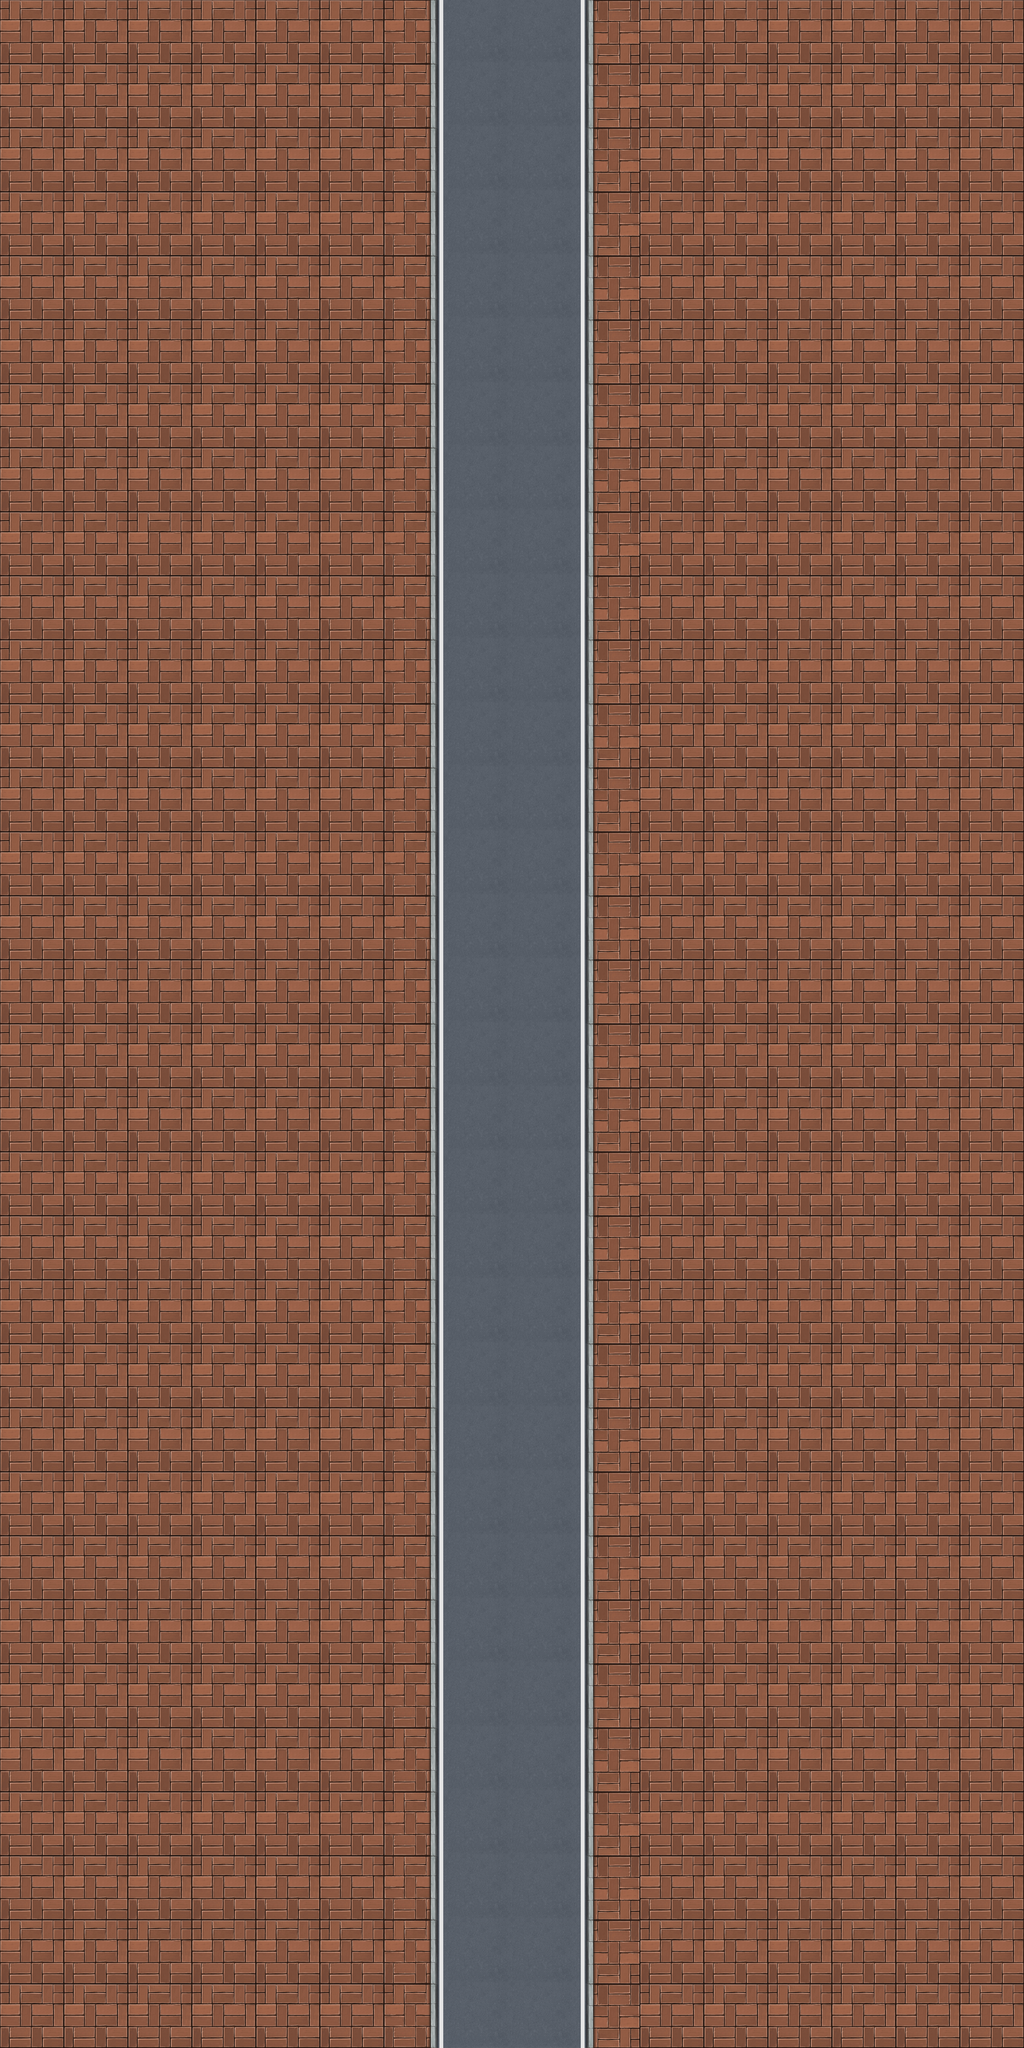

A level layout from a 2D game, rendered from its tile map. Below: a short description, then the map file with its tile-grid data intact:
An orthogonal 16x32 tile map with 256x256 px tiles, 1 tile layer (Слой тайлов 1).

<map version="1.0" orientation="orthogonal" renderorder="left-down" width="16" height="32" tilewidth="256" tileheight="256" nextobjectid="1">
 <tileset firstgid="1" name="city" tilewidth="256" tileheight="256" tilecount="55" columns="0">
  <tile id="55">
   <image width="256" height="256" source="VRGoogle1/city_tex/block_01.jpg" />
  </tile>
  <tile id="56">
   <image width="256" height="256" source="VRGoogle1/city_tex/block_02 — копия (2).jpg" />
  </tile>
  <tile id="57">
   <image width="256" height="256" source="VRGoogle1/city_tex/block_02 — копия (3).jpg" />
  </tile>
  <tile id="58">
   <image width="256" height="256" source="VRGoogle1/city_tex/block_02 — копия.jpg" />
  </tile>
  <tile id="59">
   <image width="256" height="256" source="VRGoogle1/city_tex/block_02.jpg" />
  </tile>
  <tile id="60">
   <image width="256" height="256" source="VRGoogle1/city_tex/block_03.jpg" />
  </tile>
  <tile id="61">
   <image width="256" height="256" source="VRGoogle1/city_tex/block_04 — копия (2).jpg" />
  </tile>
  <tile id="62">
   <image width="256" height="256" source="VRGoogle1/city_tex/block_04 — копия.jpg" />
  </tile>
  <tile id="63">
   <image width="256" height="256" source="VRGoogle1/city_tex/block_04.jpg" />
  </tile>
  <tile id="64">
   <image width="256" height="256" source="VRGoogle1/city_tex/block_05.jpg" />
  </tile>
  <tile id="65">
   <image width="256" height="256" source="VRGoogle1/city_tex/block_06.jpg" />
  </tile>
  <tile id="66">
   <image width="256" height="256" source="VRGoogle1/city_tex/block_07.jpg" />
  </tile>
  <tile id="67">
   <image width="256" height="256" source="VRGoogle1/city_tex/block_08.jpg" />
  </tile>
  <tile id="68">
   <image width="256" height="256" source="VRGoogle1/city_tex/block_09.jpg" />
  </tile>
  <tile id="69">
   <image width="256" height="256" source="VRGoogle1/city_tex/block_10.jpg" />
  </tile>
  <tile id="70">
   <image width="256" height="256" source="VRGoogle1/city_tex/block_11.jpg" />
  </tile>
  <tile id="71">
   <image width="256" height="256" source="VRGoogle1/city_tex/block_12.jpg" />
  </tile>
  <tile id="72">
   <image width="256" height="256" source="VRGoogle1/city_tex/block_13.jpg" />
  </tile>
  <tile id="73">
   <image width="256" height="256" source="VRGoogle1/city_tex/block_14.jpg" />
  </tile>
  <tile id="74">
   <image width="256" height="256" source="VRGoogle1/city_tex/block_15.jpg" />
  </tile>
  <tile id="75">
   <image width="256" height="256" source="VRGoogle1/city_tex/block_16.jpg" />
  </tile>
  <tile id="76">
   <image width="256" height="256" source="VRGoogle1/city_tex/block_17.jpg" />
  </tile>
  <tile id="77">
   <image width="256" height="256" source="VRGoogle1/city_tex/block_18.jpg" />
  </tile>
  <tile id="78">
   <image width="256" height="256" source="VRGoogle1/city_tex/block_19.jpg" />
  </tile>
  <tile id="79">
   <image width="256" height="256" source="VRGoogle1/city_tex/block_20.jpg" />
  </tile>
  <tile id="80">
   <image width="256" height="256" source="VRGoogle1/city_tex/block_21.jpg" />
  </tile>
  <tile id="81">
   <image width="256" height="256" source="VRGoogle1/city_tex/block_22.jpg" />
  </tile>
  <tile id="82">
   <image width="256" height="256" source="VRGoogle1/city_tex/block_23.jpg" />
  </tile>
  <tile id="83">
   <image width="256" height="256" source="VRGoogle1/city_tex/block_24.jpg" />
  </tile>
  <tile id="84">
   <image width="256" height="256" source="VRGoogle1/city_tex/block_25.jpg" />
  </tile>
  <tile id="85">
   <image width="256" height="256" source="VRGoogle1/city_tex/block_26.jpg" />
  </tile>
  <tile id="86">
   <image width="256" height="256" source="VRGoogle1/city_tex/block_27.jpg" />
  </tile>
  <tile id="87">
   <image width="256" height="256" source="VRGoogle1/city_tex/green_01.jpg" />
  </tile>
  <tile id="88">
   <image width="256" height="256" source="VRGoogle1/city_tex/green_02.jpg" />
  </tile>
  <tile id="89">
   <image width="256" height="256" source="VRGoogle1/city_tex/green_03.jpg" />
  </tile>
  <tile id="90">
   <image width="256" height="256" source="VRGoogle1/city_tex/green_04.jpg" />
  </tile>
  <tile id="91">
   <image width="256" height="256" source="VRGoogle1/city_tex/green_05.jpg" />
  </tile>
  <tile id="92">
   <image width="256" height="256" source="VRGoogle1/city_tex/green_06.jpg" />
  </tile>
  <tile id="93">
   <image width="256" height="256" source="VRGoogle1/city_tex/green_07.jpg" />
  </tile>
  <tile id="94">
   <image width="256" height="256" source="VRGoogle1/city_tex/green_08.jpg" />
  </tile>
  <tile id="95">
   <image width="256" height="256" source="VRGoogle1/city_tex/green_09.jpg" />
  </tile>
  <tile id="96">
   <image width="256" height="256" source="VRGoogle1/city_tex/green_10.jpg" />
  </tile>
  <tile id="97">
   <image width="256" height="256" source="VRGoogle1/city_tex/green_11.jpg" />
  </tile>
  <tile id="98">
   <image width="256" height="256" source="VRGoogle1/city_tex/green_12.jpg" />
  </tile>
  <tile id="99">
   <image width="256" height="256" source="VRGoogle1/city_tex/green_13.jpg" />
  </tile>
  <tile id="100">
   <image width="256" height="256" source="VRGoogle1/city_tex/green_14.jpg" />
  </tile>
  <tile id="101">
   <image width="256" height="256" source="VRGoogle1/city_tex/green_15.jpg" />
  </tile>
  <tile id="102">
   <image width="256" height="256" source="VRGoogle1/city_tex/green_16.jpg" />
  </tile>
  <tile id="103">
   <image width="256" height="256" source="VRGoogle1/city_tex/green_17.jpg" />
  </tile>
  <tile id="104">
   <image width="256" height="256" source="VRGoogle1/city_tex/green_18.jpg" />
  </tile>
  <tile id="105">
   <image width="256" height="256" source="VRGoogle1/city_tex/green_19.jpg" />
  </tile>
  <tile id="106">
   <image width="256" height="256" source="VRGoogle1/city_tex/green_20.jpg" />
  </tile>
  <tile id="107">
   <image width="256" height="256" source="VRGoogle1/city_tex/green_21.jpg" />
  </tile>
  <tile id="108">
   <image width="256" height="256" source="VRGoogle1/city_tex/green_22.jpg" />
  </tile>
  <tile id="109">
   <image width="256" height="256" source="VRGoogle1/city_tex/green_23.jpg" />
  </tile>
 </tileset>
 <layer name="Слой тайлов 1" width="16" height="32">
  <data encoding="csv">
56,56,56,56,56,56,60,65,65,57,56,56,56,56,56,56,
56,56,56,56,56,56,60,65,65,57,56,56,56,56,56,56,
56,56,56,56,56,56,60,65,65,57,56,56,56,56,56,56,
56,56,56,56,56,56,60,65,65,57,56,56,56,56,56,56,
56,56,56,56,56,56,60,65,65,57,56,56,56,56,56,56,
56,56,56,56,56,56,60,65,65,57,56,56,56,56,56,56,
56,56,56,56,56,56,60,65,65,57,56,56,56,56,56,56,
56,56,56,56,56,56,60,65,65,57,56,56,56,56,56,56,
56,56,56,56,56,56,60,65,65,57,56,56,56,56,56,56,
56,56,56,56,56,56,60,65,65,57,56,56,56,56,56,56,
56,56,56,56,56,56,60,65,65,57,56,56,56,56,56,56,
56,56,56,56,56,56,60,65,65,57,56,56,56,56,56,56,
56,56,56,56,56,56,60,65,65,57,56,56,56,56,56,56,
56,56,56,56,56,56,60,65,65,57,56,56,56,56,56,56,
56,56,56,56,56,56,60,65,65,57,56,56,56,56,56,56,
56,56,56,56,56,56,60,65,65,57,56,56,56,56,56,56,
56,56,56,56,56,56,60,65,65,57,56,56,56,56,56,56,
56,56,56,56,56,56,60,65,65,57,56,56,56,56,56,56,
56,56,56,56,56,56,60,65,65,57,56,56,56,56,56,56,
56,56,56,56,56,56,60,65,65,57,56,56,56,56,56,56,
56,56,56,56,56,56,60,65,65,57,56,56,56,56,56,56,
56,56,56,56,56,56,60,65,65,57,56,56,56,56,56,56,
56,56,56,56,56,56,60,65,65,57,56,56,56,56,56,56,
56,56,56,56,56,56,60,65,65,57,56,56,56,56,56,56,
56,56,56,56,56,56,60,65,65,57,56,56,56,56,56,56,
56,56,56,56,56,56,60,65,65,57,56,56,56,56,56,56,
56,56,56,56,56,56,60,65,65,57,56,56,56,56,56,56,
56,56,56,56,56,56,60,65,65,57,56,56,56,56,56,56,
56,56,56,56,56,56,60,65,65,57,56,56,56,56,56,56,
56,56,56,56,56,56,60,65,65,57,56,56,56,56,56,56,
56,56,56,56,56,56,60,65,65,57,56,56,56,56,56,56,
56,56,56,56,56,56,60,65,65,57,56,56,56,56,56,56
</data>
 </layer>
</map>
